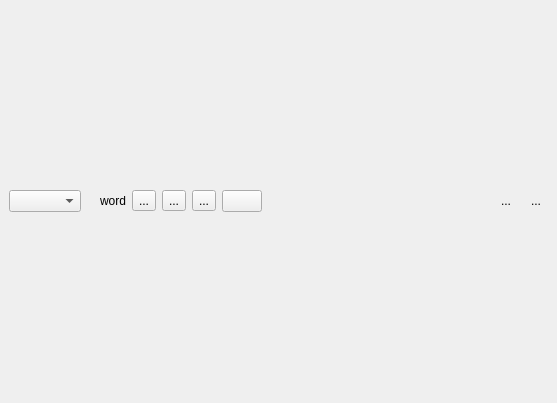
<?xml version="1.0" encoding="UTF-8"?>
<ui version="4.0">
 <class>ScanPopup</class>
 <widget class="QMainWindow" name="ScanPopup">
  <property name="geometry">
   <rect>
    <x>0</x>
    <y>0</y>
    <width>557</width>
    <height>403</height>
   </rect>
  </property>
  <property name="windowTitle">
   <string>Dialog</string>
  </property>
  <widget class="QWidget" name="centralWidget">
   <layout class="QHBoxLayout" name="horizontalLayout_222">
    <property name="margin">
     <number>0</number>
    </property>
    <item>
     <widget class="QFrame" name="outerFrame">
      <property name="frameShape">
       <enum>QFrame::NoFrame</enum>
      </property>
      <property name="frameShadow">
       <enum>QFrame::Raised</enum>
      </property>
      <property name="lineWidth">
       <number>0</number>
      </property>
      <layout class="QVBoxLayout" name="mainLayout">
       <property name="margin">
        <number>9</number>
       </property>
       <item>
        <layout class="QHBoxLayout" name="horizontalLayout">
         <property name="spacing">
          <number>6</number>
         </property>
         <item>
          <widget class="GroupComboBox" name="groupList"/>
         </item>
         <item>
          <widget class="QLabel" name="queryError">
           <property name="enabled">
            <bool>true</bool>
           </property>
           <property name="text">
            <string/>
           </property>
           <property name="pixmap">
            <pixmap resource="resources.qrc">:/icons/warning.png</pixmap>
           </property>
          </widget>
         </item>
         <item>
          <widget class="QLabel" name="word">
           <property name="text">
            <string>word</string>
           </property>
          </widget>
         </item>
         <item>
          <widget class="QToolButton" name="wordListButton">
           <property name="toolTip">
            <string>List Matches (Alt+M)</string>
           </property>
           <property name="text">
            <string>...</string>
           </property>
           <property name="icon">
            <iconset resource="resources.qrc">
             <normaloff>:/icons/prefix.png</normaloff>:/icons/prefix.png</iconset>
           </property>
           <property name="iconSize">
            <size>
             <width>22</width>
             <height>16</height>
            </size>
           </property>
           <property name="shortcut">
            <string>Alt+M</string>
           </property>
          </widget>
         </item>
         <item>
          <widget class="QToolButton" name="pronounceButton">
           <property name="toolTip">
            <string>Pronounce Word (Alt+S)</string>
           </property>
           <property name="text">
            <string>...</string>
           </property>
           <property name="icon">
            <iconset resource="resources.qrc">
             <normaloff>:/icons/playsound.png</normaloff>:/icons/playsound.png</iconset>
           </property>
           <property name="shortcut">
            <string>Alt+S</string>
           </property>
           <property name="autoRaise">
            <bool>false</bool>
           </property>
          </widget>
         </item>
         <item>
          <widget class="QToolButton" name="sendWordButton">
           <property name="toolTip">
            <string>Send word to main window (Alt+W)</string>
           </property>
           <property name="text">
            <string notr="true">...</string>
           </property>
           <property name="icon">
            <iconset resource="resources.qrc">
             <normaloff>:/icons/programicon.png</normaloff>:/icons/programicon.png</iconset>
           </property>
           <property name="shortcut">
            <string>Alt+W</string>
           </property>
          </widget>
         </item>
         <item>
          <widget class="QPushButton" name="addToWordBook">
           <property name="text">
            <string/>
           </property>
           <property name="icon">
            <iconset resource="resources.qrc">
             <normaloff>:/icons/expand_opt.png</normaloff>
             <normalon>:/icons/collapse_opt.png</normalon>:/icons/expand_opt.png</iconset>
           </property>
           <property name="checkable">
            <bool>true</bool>
           </property>
          </widget>
         </item>
         <item>
          <spacer name="horizontalSpacer">
           <property name="orientation">
            <enum>Qt::Horizontal</enum>
           </property>
           <property name="sizeHint" stdset="0">
            <size>
             <width>40</width>
             <height>20</height>
            </size>
           </property>
          </spacer>
         </item>
         <item>
          <widget class="QToolButton" name="showDictionaryBar">
           <property name="toolTip">
            <string>Shows or hides the dictionary bar</string>
           </property>
           <property name="text">
            <string>...</string>
           </property>
           <property name="icon">
            <iconset resource="resources.qrc">
             <normaloff>:/icons/bookcase.png</normaloff>:/icons/bookcase.png</iconset>
           </property>
           <property name="checkable">
            <bool>true</bool>
           </property>
           <property name="checked">
            <bool>false</bool>
           </property>
           <property name="autoRaise">
            <bool>true</bool>
           </property>
          </widget>
         </item>
         <item>
          <widget class="QToolButton" name="pinButton">
           <property name="toolTip">
            <string>Use this to pin down the window so it would stay on screen,
could be resized or managed in other ways.</string>
           </property>
           <property name="text">
            <string>...</string>
           </property>
           <property name="icon">
            <iconset resource="resources.qrc">
             <normaloff>:/icons/pushpin.png</normaloff>:/icons/pushpin.png</iconset>
           </property>
           <property name="checkable">
            <bool>true</bool>
           </property>
           <property name="autoRaise">
            <bool>true</bool>
           </property>
          </widget>
         </item>
        </layout>
       </item>
      </layout>
     </widget>
    </item>
   </layout>
  </widget>
 </widget>
 <customwidgets>
  <customwidget>
   <class>GroupComboBox</class>
   <extends>QComboBox</extends>
   <header>groupcombobox.hh</header>
  </customwidget>
 </customwidgets>
 <resources>
  <include location="resources.qrc"/>
 </resources>
 <connections/>
</ui>
